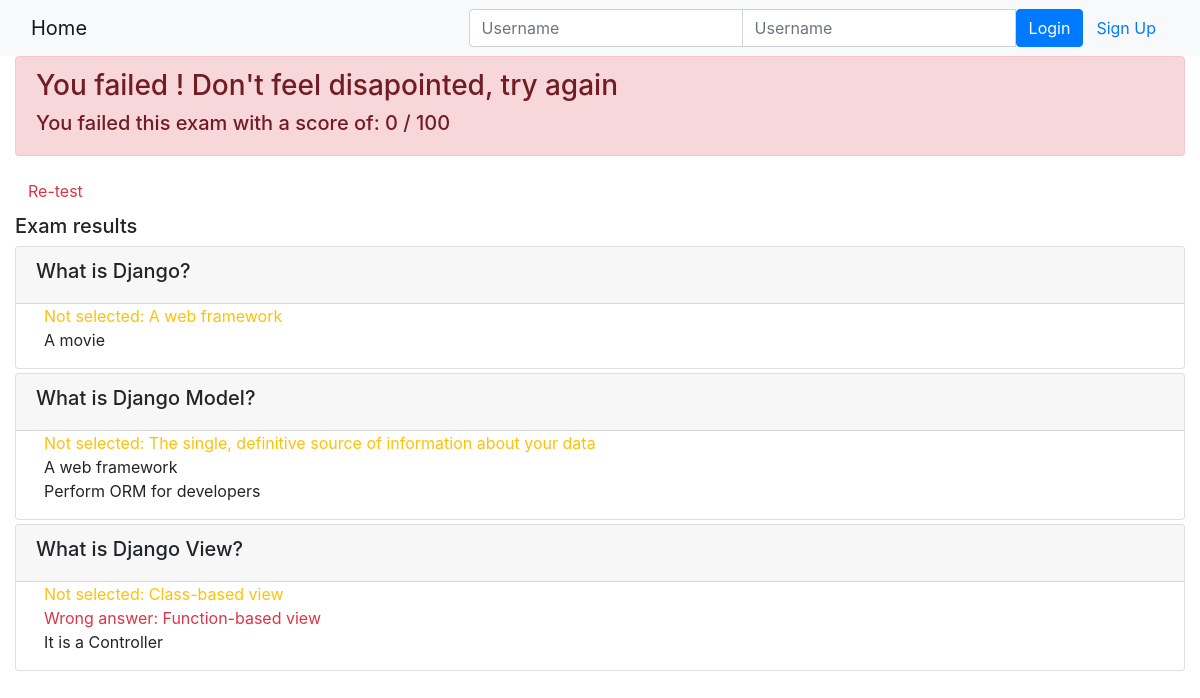
Before: /onlinecourse/course/1/submission/1/result/ with the older database file.
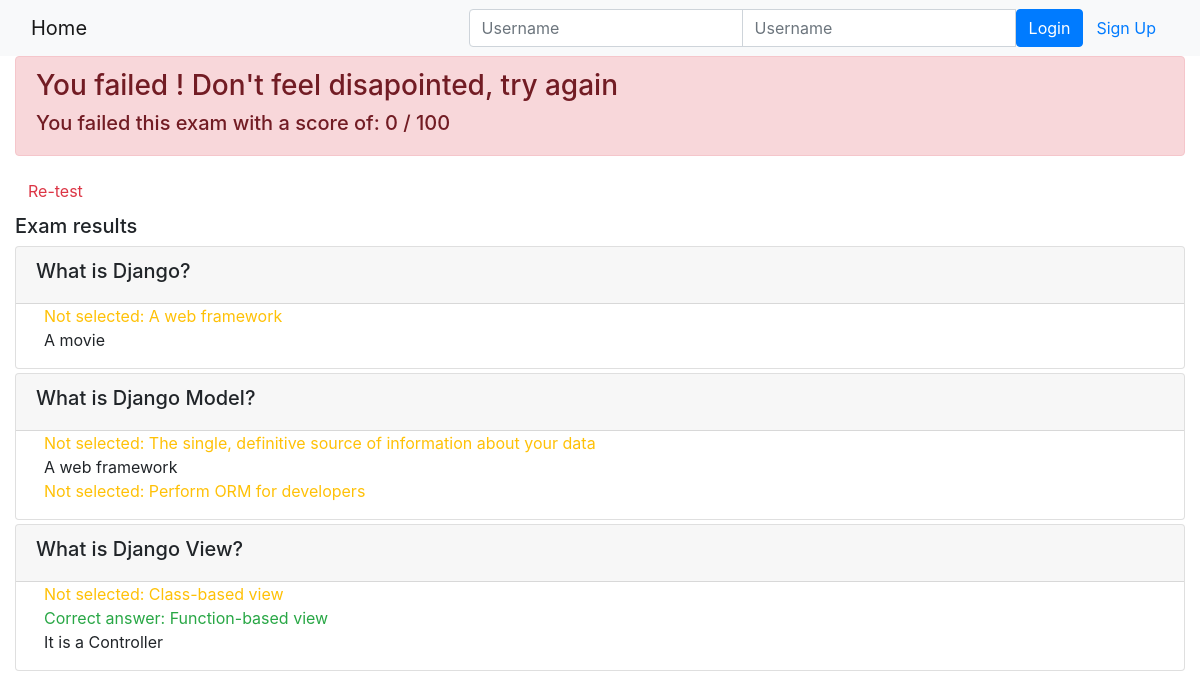
After: the same page with the newer database file.
### onlinecourse/models.py (models this page shows)
class Choice(models.Model):
    question = models.ForeignKey(Question, on_delete=models.CASCADE)
    choice_text = models.CharField(max_length = 100)
    is_correct = models.BooleanField(default=False)
    def __str__(self):
        return self.choice_text

### onlinecourse/views.py (the view)
# urls.py: path('course/<int:course_id>/submission/<int:submission_id>/result/', views.show_exam_result, name = 'show_exam_result'),
def show_exam_result(request, course_id, submission_id):
    print('\n\n\n')
    print('show_exam_result')
    print('\n\n')
    context = {}
    course = Course.objects.get(id = course_id)
    context['course'] = course
    print("context['course']", context['course'].name)
    print('\n\n')
    submission_choices = Submission.objects.get(id = submission_id).choices.all()
    context['choices'] = submission_choices
    print("context['choices'] \n", context['choices'])
    questions = Question.objects.filter(course = course_id)
    context['questions'] = questions
    print('All the Questions of the exam: \n', questions)
    all_choices = [question.choice_set for question in questions]
    print('All the choices in this exam: \n', all_choices)
    submission_score = 0
    max_score = 0
    for question in questions:
        max_score += question.grade
        if question.is_get_score(submission_choices):
            submission_score += question.grade
    context['grade'] = round(submission_score / max_score * 100)
    print('Exam grade: ', submission_score)
    return render(request, 'onlinecourse/exam_result_bootstrap.html', context=context)

### onlinecourse/models.py (called while the page is built)
    def is_get_score(self, selected_ids):
        all_answers = self.choice_set.filter(is_correct=True).count()
        selected_correct = self.choice_set.filter(is_correct=True, id__in=selected_ids).count()
        if all_answers == selected_correct:
            return True
        else:
            return False

### onlinecourse/templates/onlinecourse/exam_result_bootstrap.html (shortened to what this page needs)
<!DOCTYPE html>
<html lang="en">
<head>
    {% load static %}
    <link rel="stylesheet" href="https://maxcdn.bootstrapcdn.com/bootstrap/4.5.2/css/bootstrap.min.css">
</head>
<body>
 <nav class="navbar navbar-light bg-light">
    <div class="container-fluid">
        <div class="navbar-header">
              <a class="navbar-brand" href="{% url 'onlinecourse:index' %}">Home</a>
        </div>
        <ul class="nav navbar-nav navbar-right">
            {% if user.is_authenticated %}
            <li>
                <a class="btn btn-link" href="#">{{ user.first_name }}({{ user.username }})</a>
                <a class="btn btn-link" href="{% url 'onlinecourse:logout' %}">Logout</a>
            </li>
            {% else %}
            <li>
                <form class="form-inline" action="{% url 'onlinecourse:login' %}" method="post">
                    <div class="input-group">
                        <input type="text" class="form-control" placeholder="Username" name="username" >
                        <input type="password" class="form-control" placeholder="Username" name="psw" >
                        <button class="btn btn-primary" type="submit">Login</button>
                        <a class="btn btn-link" href="{% url 'onlinecourse:registration' %}">Sign Up</a>
                    </div>
                </form>
            </li>
            {% endif %}
        </ul>
    </div>
</nav>
<div class="container-fluid">
    {% if grade > 80 %}
        <div class="alert alert-success">
            <h3>Congratulations, {{user.first_name}} {{user.last_name}}!!! </h3>
            <h5>You passed this exam with a score of: {{ grade }} / 100</h5>
        </div>
    {% else %}
        <div class="alert alert-danger">
            <h3>You failed {{user.first_name}} {{user.last_name}}! Don't feel disapointed, try again</h3>
            <h5>You failed this exam with a score of: {{ grade }} / 100</h5>
        </div>
        <a class="btn btn-link text-danger" href="{% url 'onlinecourse:course_details' course.id %}">Re-test</a>
    {% endif %}
        <div class="card-columns-vertical mt-1">
            <h5 class="">Exam results</h5>
                {% for question in questions %}
                    <div class="card mt-1">
                        <div class="card-header"><h5>{{ question.question_text}}</h5></div>
                            <div class="form-group ml-2">
                                {% for choice in question.choice_set.all %}
                                <div class="form-check">
                                    {% if choice in choices %}
                                        {% if choice.is_correct %}
                                            <span class="text-success">
                                                Correct answer: {{ choice.choice_text }}
                                            </span>
                                        {% else %}
                                            <span class="text-danger">
                                                Wrong answer: {{ choice.choice_text }}
                                            </span>
                                        {% endif %}
                                    {% else %}
                                        {% if choice.is_correct %}
                                            <span class="text-warning">
                                                Not selected: {{ choice.choice_text }}
                                            </span>
                                        {% else %}
                                            {{ choice.choice_text }}
                                        {% endif %}
                                    {% endif %}
                                </div>
                                {% endfor %}
                            </div>
                        </div>
                {% endfor %}
            </div>
            </div>
        </body>
        </html>

Changed rows visible on the page:
changed Choice "Perform ORM for developers": is_correct False → True (drawn)
changed Choice "Function-based view": is_correct "Wrong answer:" → "Correct answer:"
